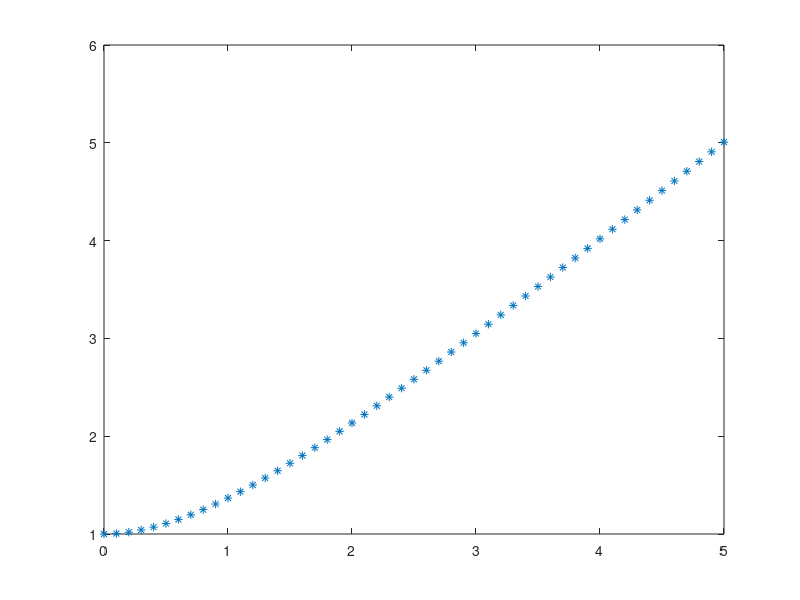

MATLAB code to generate this figure: (Note: this script raises an error after producing the figure.)

f = @(t,y) -y+t+1;
y = @(t) exp(-t)+t;
a = 0; b = 5; 
y0 = y(a); ns = [25,50,100];

% Eulers Method
%subplot(1,4,1); 
plot(a:.1:b,y(a:.1:b),'*'); hold on;
leg = {'y(t)'};
for n = ns
    [yt,t] = Eulers(f,y0,a,b,n);
    plot(t,yt);
    leg{end+1} = sprintf('h=%d',round((b-a)/n,4));
end
title('Eulers Method')

% Midpoint Method
subplot(1,4,2); plot(a:.1:b,y(a:.1:b),'*'); hold on;
leg = {'y(t)'};
for n = ns
    [yt,t] = Midpoint(f,y0,a,b,n);
    plot(t,yt);
    leg{end+1} = sprintf('h=%d',round((b-a)/n,4));
end
title('Midpoint Method')

% Heuns Method
subplot(1,4,3); plot(a:.1:b,y(a:.1:b),'*'); hold on;
leg = {'y(t)'};
for n = ns
    [yt,t] = Midpoint(f,y0,a,b,n);
    plot(t,yt);
    leg{end+1} = sprintf('h=%d',round((b-a)/n,4));
end
title('Heuns Method')

h = get(gca,'Children');
legend(h,leg(end:-1:1));